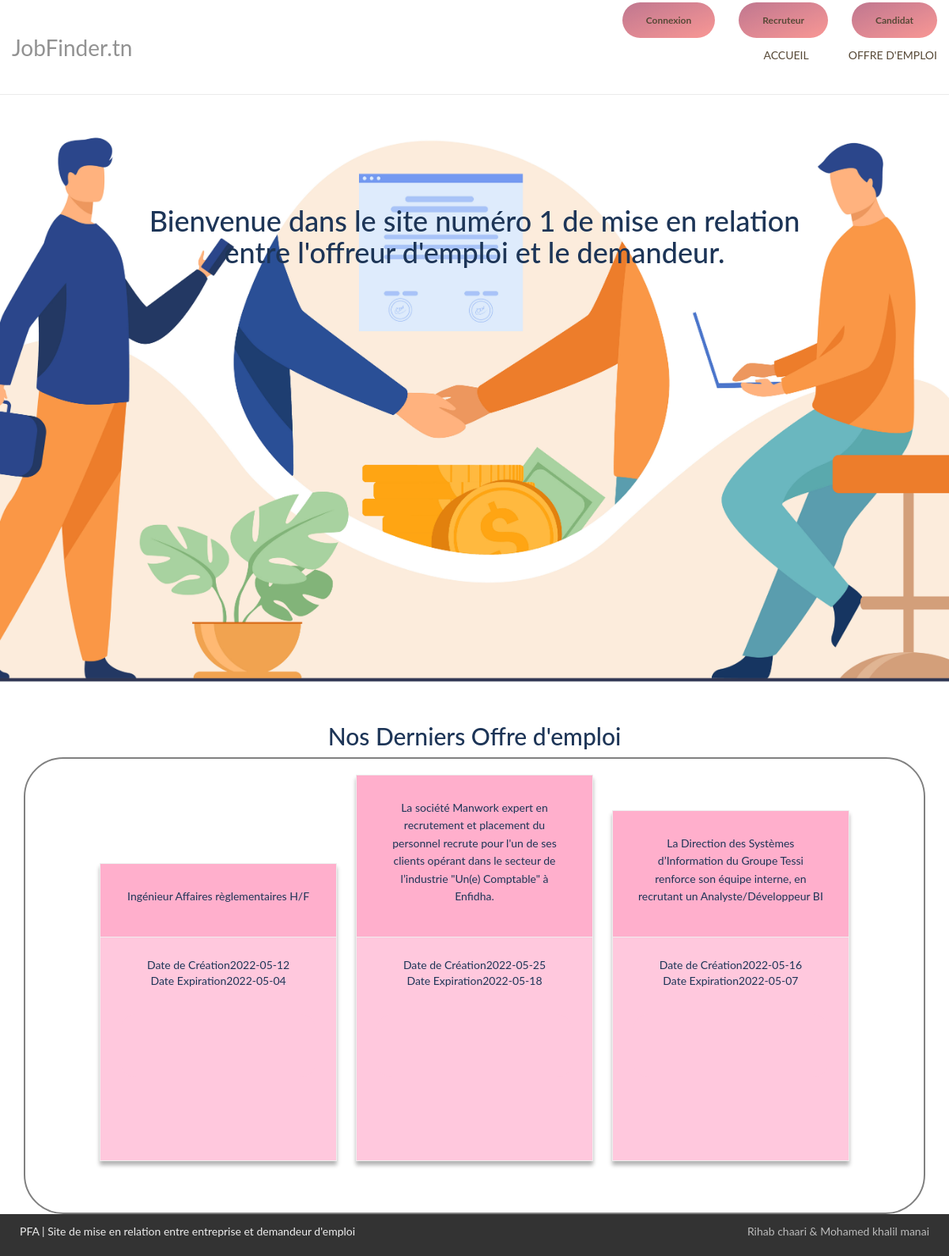
The page / on the database its author committed.
### tables this page shows
CREATE TABLE `offreemploi` (
  `id_offre` int(11) NOT NULL,
  `date` varchar(255) NOT NULL,
  `date_exp` varchar(255) NOT NULL,
  `description` varchar(255) NOT NULL,
  `id_recruteur` int(11) NOT NULL
);

### model/Model.php (called while the page is built, shortened)
<?php
class Model{
	protected static $pdo;
	public static function Init(){
		$host = Conf::getHostname();
		$dbname = Conf::getDatabase();
		$login = Conf::getLogin();
		$pass = Conf::getPassword();
		try{
			self::$pdo = new PDO("mysql:host=$host;dbname=$dbname",$login,$pass);
			} catch(PDOException $e) {
				die ($e->getMessage());
			}
	}
	public static function getAllO(){
		$sql = "SELECT * FROM `offreemploi`";
		$req_prep = Model::$pdo->prepare($sql);
		$req_prep->execute();
		$req_prep->setFetchMode(PDO::FETCH_CLASS,'Model');
			  if ($req_prep->rowCount() != 0){
				$rslt = $req_prep->fetchAll();
				return $rslt;
				  die();
				}else{
				return null;
				die();
			  }
	}
}

### view/accueil/viewReadAllAccueil.php (the view, shortened to what this page needs)
<section class="full-width-img">
		<h1 class="titreBee" style="color: #1d3557 ;">Bienvenue dans le site numéro 1 de mise en relation entre l'offreur d'emploi et le demandeur.</h1>
</section>
<section style="text-align: center;">
<h2 style="margin-top: -85px; color: #1d3557 ; ">Nos Derniers Offre d'emploi </h2>
<div class="container">
  <div class="containerBeeA">
  <?php
  $offre = new ModelOffreEmploi();
  $tab_u = $offre->getAllO();
    $i = 0;
   $output =' <div class="card-offre">';
   foreach ($tab_u as $o) {
    if($i < 3) {
    $output .='  <div class="basic-card basic-card-light">
    <div class="card-content" style="background-color:#ffafcc;">
        <p class="card-text" style="color: #1d3557 ;">'.$o->description .'
        </p>
    </div>
    <div class="card-link" style="color: #1d3557 ;  background-color:#ffc8dd;"">
        <a  title="Read Full"><span style="color: #1d3557 ;">Date de Création'.$o->date_exp .'</span></a><br>
        <a  title="Read Full"><span style="color: #1d3557 ;">Date Expiration'.$o->date .'</span></a>
        <form class ="formPostuler" style="background-color:#ffc8dd; "  method="POST" action="index.php?controller=offreEmploi&action=postuler&id_offre='.$o->id_offre .'">
        </form>
    </div>
</div>';
}
$i ++;
}
$output .='</div>';
echo $output;
?>
  </div>
  </div>
</section>

### index.php (shortened to what this page needs)
<?php
$ROOT = __DIR__;
$DS = DIRECTORY_SEPARATOR;
$controleur_default = "accueil" ;
if(!isset($_REQUEST['controller']))
				$controller=$controleur_default;
			else
				$controller = $_REQUEST['controller'];
switch ($controller) {
			case "accueil" :
				require ("{$ROOT}{$DS}controller{$DS}controllerAccueil.php");
				break;
}
?>

### controller/controllerAccueil.php (shortened to what this page needs)
<?php
if(isset($_REQUEST['action']))
	$action = $_REQUEST['action'];
	else $action="readAll";
switch ($action) {
	case "readAll" :
        require ("{$ROOT}{$DS}view{$DS}view.php");
    break;
}

### view/view.php (shortened to what this page needs)
<!DOCTYPE html>
<html>
<head>
	<link rel="stylesheet" href='https://maxcdn.bootstrapcdn.com/bootstrap/3.3.5/css/bootstrap.min.css' />
    <link rel="stylesheet" href='./styles/styles.css' />
</head>
<body>
<?php
require_once($ROOT.$DS."view".$DS."header.php");
$filepath = $ROOT.$DS."view".$DS.$controller.$DS;
$filename = "view".ucfirst($view).ucfirst($controller).'.php';
require_once($filepath.$filename);
require_once($ROOT.$DS."view".$DS."footer.php");
?>
</body>
</html>

### view/header.php (shortened to what this page needs)
<header>
		<nav id="main-navbar" class="navbar navbar-default navbar-fixed-top">
			<div class="container navbar-container">
				<div class="navbar-header">
					<a class="navbar-brand" href="#">JobFinder.tn</a>
				</div>
				<div id="navbar" class="navbar-collapse collapse">
					<ul class="nav navbar-nav navbar-right">
						<li><a href="http://127.0.0.1/LAMESN/PFA_final/">Accueil</a></li>
						<li><a href="index.php?controller=offreEmploi&action=All">offre d'emploi</a></li>
					</ul>
				</div>
				<div class="top-social">
					<ul id="top-social-menu">
						<li><a href="#"><i class="fa fa-twitter"></i></a></li>
						<li><a href="#"><i class="fa fa-facebook"></i></a></li>
						<?php
							if(isset($_SESSION['id'])){
								$user = $_SESSION["user"];
								if($_SESSION['is_recruteur'] == 1){ ?>
									<li><a href="index.php?controller=recruteur&action=profil"> Bienvenue <?php  echo $user->raison_social ?></a></li>
								<?php	}else if($_SESSION['is_recruteur'] == 0){ ?>
									<li><a href="index.php?controller=candidat&action=profil"> Bienvenue <?php echo $user->nom_prenom ?></a></li>
									<?php	}
								?>
								<li><a href="index.php?controller=user&action=logout"> Déconnexion</a></li>
						<?php	}else { ?>
						<li><a class="login-trigger" href="#" data-target="#login" data-toggle="modal">Connexion</a></li>
						<li><a class="login-trigger"  data-toggle="modal" href="index.php?controller=recruteur&action=create">Recruteur</a></li>
						<li><a class="login-trigger"  data-toggle="modal" href="index.php?controller=candidat&action=create">Candidat</a></li>
						<?php	} ?>
						</ul>
				</div>
			</div>
		</nav>
	</header>

### view/footer.php (shortened to what this page needs)
<footer>
  <section class="ft-legal">
    <ul class="ft-legal-list">
      <li><a href="#">PFA | Site de mise en relation  entre entreprise et demandeur d'emploi</a></li>
      <li>Rihab chaari & Mohamed khalil manai</li>
    </ul>
  </section>
</footer>

### styles/styles.css (style rules this page uses)
body { font-family: "Open Sans", Helvetica, sans-serif; }
.navbar { opacity: 0.8; margin-bottom: 0; background-color: #fff; transition: all 0.2s ease-out; }
.navbar-container { position: relative; }
.navbar .navbar-nav li a { font-size: 14px; text-transform: uppercase; color: #2E1C05; transition: all 0.2s ease-out; }
.navbar-brand { font-size: 25px; transition: all 0.2s ease-out; color: rgba(200,100,0,0.8); }
#top-social-menu { display: none; }
@media (min-width: 768px) { .navbar { height: 120px; } }
@media (min-width: 768px) { .navbar-nav>li>a { padding: 0; margin-top: 35px; margin-left: 50px; line-height: 70px; } }
@media (min-width: 768px) { .navbar-brand { font-size: 28px; padding: 0; height: 120px; line-height: 120px; } }
@media (min-width: 768px) { #top-social-menu { display: initial; } }
@media (min-width: 768px) { .navbar-nav>li>a::after { position: absolute; top: 80%; left: 0; width: 100%; height: 1px; background: #2E1C05; content: ''; opacity: 0; transition: height 0.3s, opacity 0.3s, transform 0.3s; transform: translateY(-10px); } }
#top-social-menu { position: absolute; top: 7px; right: 0; font-size: 12px; z-index: 101; padding-right: 0px; list-style: none; color: #2E1C05; transition: all 0.2s ease-out; }
#top-social-menu li { float: left; padding: 10px 15px; }
#top-social-menu li:last-child { padding-right: 0; }
#top-social-menu li a { text-decoration: none; color: #2E1C05; }
.full-width-img { background: url('../img/5222.jpg') no-repeat center center; background-size: cover; text-align: center; padding-top: 100px; height: 450px; color: #fff; }
@media (min-width: 768px) { .full-width-img { padding-top: 110px; height: 1000px; } }
.login-trigger { font-weight: bold; color: #fff; background: linear-gradient(to bottom right, #B05574, #F87E7B); padding: 15px 30px; border-radius: 30px; position: relative; top: 50%; }
* { box-sizing: border-box; font-family: "Lato", sans-serif; margin: 0; padding: 0; }
ul { list-style: none; padding-left: 0; }
footer { background-color: #555; color: #bbb; line-height: 1.5; }
footer a { text-decoration: none; color: #eee; }
body { display: flex; min-height: 100vh; flex-direction: column; }
.container { flex: 1; }
form { display: flex; flex-wrap: wrap; }
.ft-legal { padding: 0.9375rem 1.875rem; background-color: #333; }
.ft-legal-list { width: 100%; display: flex; flex-wrap: wrap; }
.ft-legal-list li { margin: 0.125rem 0.625rem; white-space: nowrap; }
.ft-legal-list li:nth-last-child(2) { flex: 1; }
.containerBeeA { text-align: center; border: 2px solid gray; border-radius: 50px; padding: 10px; }
form { padding: 0 6.4rem; background-color: #FFFFFF; width: 60%; min-height: 100vh; margin-top: 3.2rem; border-radius: 2rem; display: flex; flex-direction: column; gap: 3.2rem; position: relative; margin-bottom: 8rem; }
.basic-card { width:300px; position: relative; -webkit-box-shadow: 0px 5px 5px 0px rgba(0,0,0,0.3); -moz-box-shadow: 0px 5px 5px 0px rgba(0,0,0,0.3); -o-box-shadow: 0px 5px 5px 0px rgba(0,0,0,0.3); box-shadow: 0px 5px 5px 0px rgba(0,0,0,0.3); }
.basic-card .card-content { padding: 30px; }
.basic-card .card-text { line-height: 1.6; }
.basic-card .card-link { padding: 25px; width: -webkit-fill-available; }
.basic-card .card-link a { text-decoration: none; position: relative; padding: 10px 0px; }
.basic-card .card-link a:after { top: 30px; content: ""; display: block; height: 2px; left: 50%; position: absolute; width: 0; -webkit-transition: width 0.3s ease 0s, left 0.3s ease 0s; -moz-transition: width 0.3s ease 0s, left 0.3s ease 0s; -o-transition: width 0.3s ease 0s, left 0.3s ease 0s; transition: width 0.3s ease 0s, left 0.3s ease 0s; }
.basic-card-light { border: 1px solid #eee; display: inline-block; margin: 10px; }
.basic-card-light .card-title, .basic-card-light .card-link a { color: #636363; }
.basic-card-light .card-text { color: #7b7b7b; }
.basic-card-light .card-link { border-top: 1px solid #eee; }
.basic-card-light .card-link a:after { background:#636363; }
.card-offre { font-family: sans-serif; margin-bottom: 45px; text-align: center; }
.formPostuler { min-height: 80px !important; text-align: center; width: 100%; }
.titreBee { padding-top: 100px; text-align: center; color: black; align-self: center; margin: 50px 150px 60px 150px; }

### rows shown on the page
offreemploi: description "Ingénieur Affaires règlementaires H/F", date_exp "2022-05-12", date "2022-05-04"
offreemploi: description "La société Manwork expert en recrutement et placement du personnel recrute pour l'un de ses clients opérant dans le secteur de l’industrie \"Un(e) Comptable\" à Enfidha.", date_exp "2022-05-25", date "2022-05-18"
offreemploi: description "La Direction des Systèmes d’Information du Groupe Tessi renforce son équipe interne, en recrutant un Analyste/Développeur BI", date_exp "2022-05-16", date "2022-05-07"
